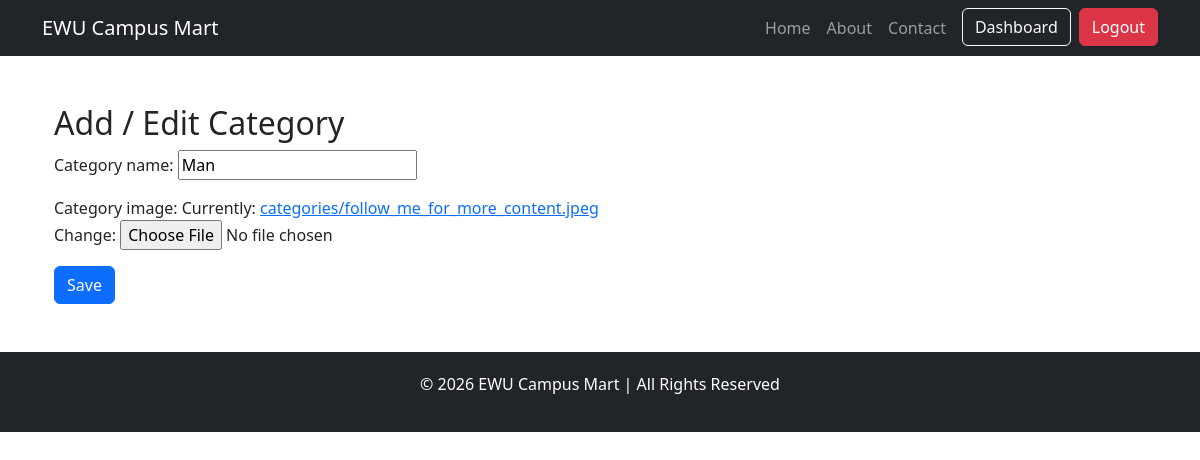
The page /seller/categories/edit/2b467f7b-43a4-4730-9b1e-1d3c5ab62bc8/ (signed in) on the database as committed earlier.
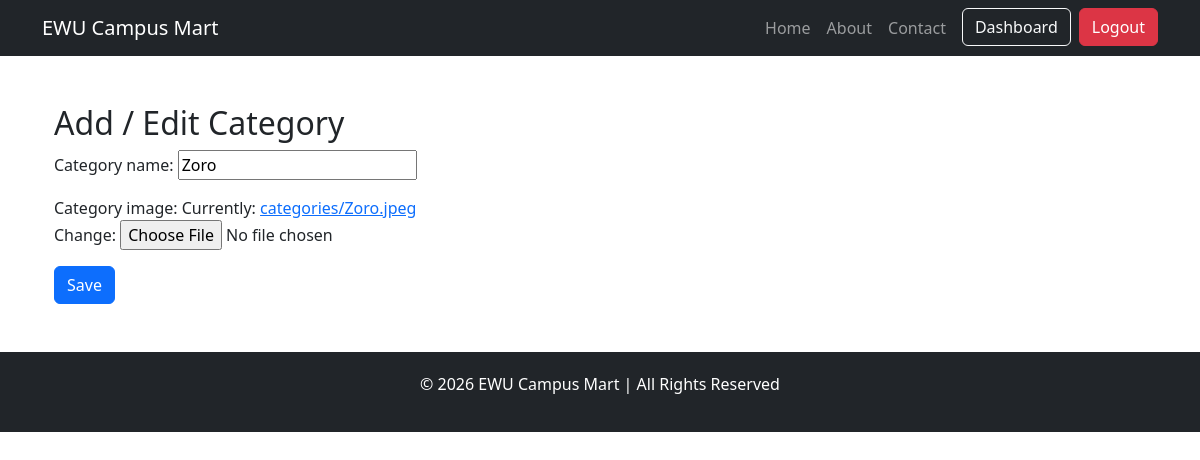
The same page on the database as committed later.
### products/models.py (models this page shows, shortened)
class Category(BaseModel):
    category_name = models.CharField(max_length=100)
    slug = models.SlugField(unique=True , null=True , blank=True)
    category_image = models.ImageField(upload_to="categories")

### seller/middlewares.py (the view)
    def wrapped_view(request, *args, **kwargs):
        if not request.user.is_authenticated or not request.user.is_seller:
            return redirect("seller-login")
        return view_func(request, *args, **kwargs)

### products/forms.py
class CategoryForm(forms.ModelForm):
    class Meta:
        model = Category
        fields = ['category_name', 'category_image']

### seller/views.py (called while the page is built)
@auth
def edit_category(request, uid):
    category = get_object_or_404(Category, uid=uid)
    if request.method == "POST":
        form = CategoryForm(request.POST, request.FILES, instance=category)
        if form.is_valid():
            form.save()
            return redirect('seller-categories')
    else:
        form = CategoryForm(instance=category)
    return render(request, 'add_category.html', {'form': form})

### seller/templates/add_category.html (shortened to what this page needs)
{% extends "seller_base.html" %}
{% block content %}
<div class="container mt-5">
    <h2>Add / Edit Category</h2>
    <form method="POST" enctype="multipart/form-data">
        {{ form.as_p }}
        <button type="submit" class="btn btn-primary">Save</button>
    </form>
</div>
{% endblock %}

Rows that differ between the two databases and show on the page:
changed Category: category_name "Man" → "Zoro"
Other text that changed with them:
text no longer shown: "Category name: Category image: Currently: categories/follow_me_for_more_content.jpeg Change:"
text now shown: "Category name: Category image: Currently: categories/Zoro.jpeg Change:"
